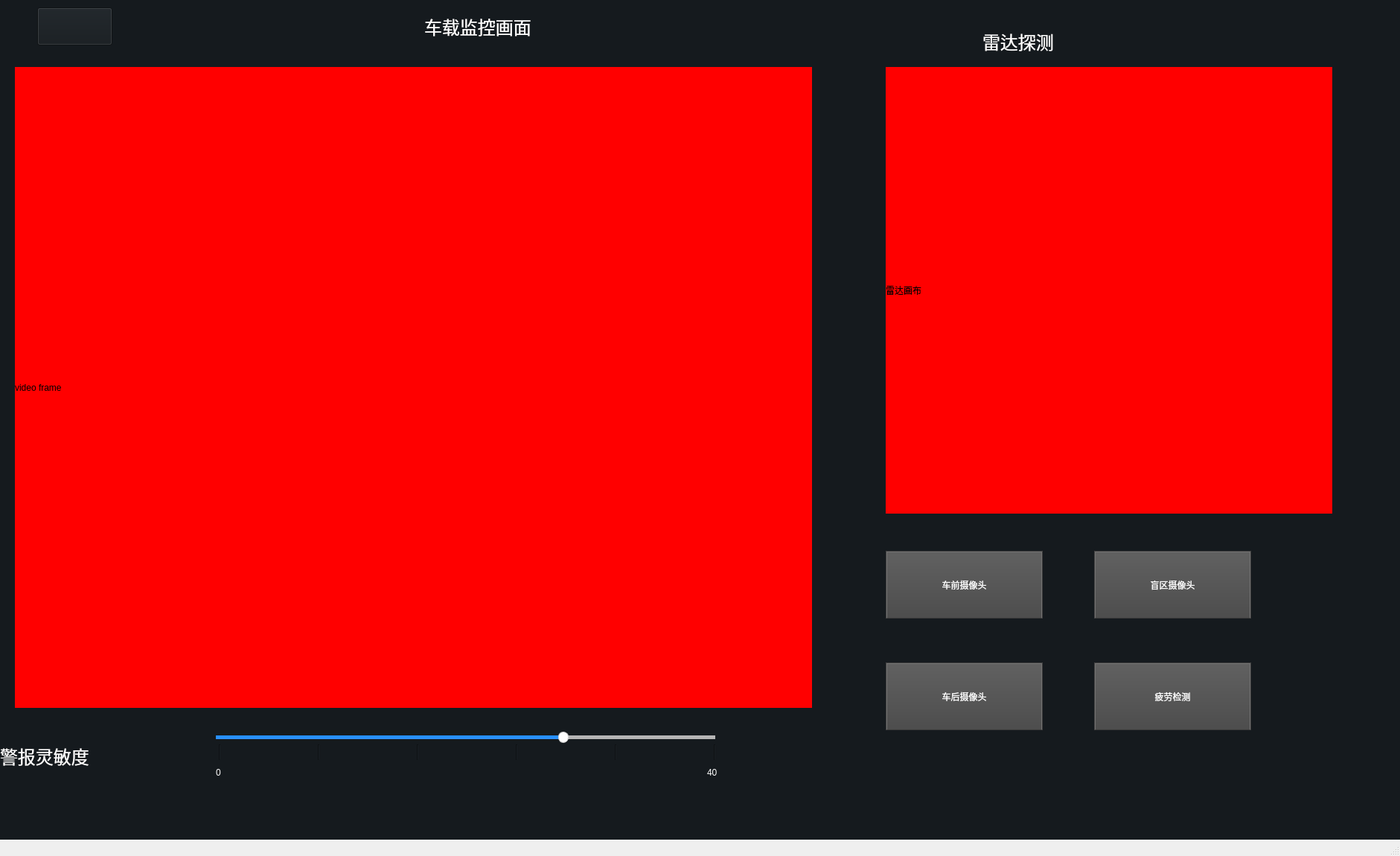
<?xml version="1.0" encoding="UTF-8"?>
<ui version="4.0">
 <class>MainWindow</class>
 <widget class="QMainWindow" name="MainWindow">
  <property name="geometry">
   <rect>
    <x>0</x>
    <y>0</y>
    <width>1881</width>
    <height>1150</height>
   </rect>
  </property>
  <property name="windowTitle">
   <string>MainWindow</string>
  </property>
  <property name="styleSheet">
   <string notr="true">QMainWindow {
background-image:url(./background.jpg)
}</string>
  </property>
  <widget class="QWidget" name="centralwidget">
   <property name="styleSheet">
    <string notr="true">
QWidget {
	background-color:#151a1e;
	border-image:url(./background.jpg)
	color: rgb(240, 240, 240);
	border-color: rgb(58, 58, 58);
}

QMainWindow {
	background-color:#151a1e;
}</string>
   </property>
   <widget class="QLabel" name="label">
    <property name="geometry">
     <rect>
      <x>20</x>
      <y>90</y>
      <width>1071</width>
      <height>861</height>
     </rect>
    </property>
    <property name="styleSheet">
     <string notr="true">QLabel{background-color:red}</string>
    </property>
    <property name="text">
     <string>video frame</string>
    </property>
   </widget>
   <widget class="QPushButton" name="pushButton_2">
    <property name="geometry">
     <rect>
      <x>1190</x>
      <y>890</y>
      <width>211</width>
      <height>91</height>
     </rect>
    </property>
    <property name="styleSheet">
     <string notr="true">
QPushButton{
	border-style: outset;
	border-width: 2px;
	border-top-color: qlineargradient(spread:pad, x1:0.5, y1:0.6, x2:0.5, y2:0.4, stop:0 rgba(115, 115, 115, 255), stop:1 rgba(62, 62, 62, 255));
	border-right-color: qlineargradient(spread:pad, x1:0.4, y1:0.5, x2:0.6, y2:0.5, stop:0 rgba(115, 115, 115, 255), stop:1 rgba(62, 62, 62, 255));
	border-left-color: qlineargradient(spread:pad, x1:0.6, y1:0.5, x2:0.4, y2:0.5, stop:0 rgba(115, 115, 115, 255), stop:1 rgba(62, 62, 62, 255));
	border-bottom-color: rgb(58, 58, 58);
	border-bottom-width: 1px;
	border-style: solid;
	color: rgb(255, 255, 255);
	padding: 6px;
	background-color: qlineargradient(spread:pad, x1:0.5, y1:1, x2:0.5, y2:0, stop:0 rgba(77, 77, 77, 255), stop:1 rgba(97, 97, 97, 255));
}

QPushButton:hover{
	border-style: outset;
	border-width: 2px;
	border-top-color: qlineargradient(spread:pad, x1:0.5, y1:0.6, x2:0.5, y2:0.4, stop:0 rgba(180, 180, 180, 255), stop:1 rgba(110, 110, 110, 255));
	border-right-color: qlineargradient(spread:pad, x1:0.4, y1:0.5, x2:0.6, y2:0.5, stop:0 rgba(180, 180, 180, 255), stop:1 rgba(110, 110, 110, 255));
	border-left-color: qlineargradient(spread:pad, x1:0.6, y1:0.5, x2:0.4, y2:0.5, stop:0 rgba(180, 180, 180, 255), stop:1 rgba(110, 110, 110, 255));
	border-bottom-color: rgb(115, 115, 115);
	border-bottom-width: 1px;
	border-style: solid;
	color: rgb(255, 255, 255);
	padding: 6px;
	background-color: qlineargradient(spread:pad, x1:0.5, y1:1, x2:0.5, y2:0, stop:0 rgba(107, 107, 107, 255), stop:1 rgba(157, 157, 157, 255));
}

QPushButton:pressed{
	border-style: outset;
	border-width: 2px;
	border-top-color: qlineargradient(spread:pad, x1:0.5, y1:0.6, x2:0.5, y2:0.4, stop:0 rgba(62, 62, 62, 255), stop:1 rgba(22, 22, 22, 255));
	border-right-color: qlineargradient(spread:pad, x1:0.4, y1:0.5, x2:0.6, y2:0.5, stop:0 rgba(115, 115, 115, 255), stop:1 rgba(62, 62, 62, 255));
	border-left-color: qlineargradient(spread:pad, x1:0.6, y1:0.5, x2:0.4, y2:0.5, stop:0 rgba(115, 115, 115, 255), stop:1 rgba(62, 62, 62, 255));
	border-bottom-color: rgb(58, 58, 58);
	border-bottom-width: 1px;
	border-style: solid;
	color: rgb(255, 255, 255);
	padding: 6px;
	background-color: qlineargradient(spread:pad, x1:0.5, y1:1, x2:0.5, y2:0, stop:0 rgba(77, 77, 77, 255), stop:1 rgba(97, 97, 97, 255));
}
</string>
    </property>
    <property name="text">
     <string>车后摄像头</string>
    </property>
   </widget>
   <widget class="QSlider" name="horizontalSlider">
    <property name="geometry">
     <rect>
      <x>290</x>
      <y>980</y>
      <width>671</width>
      <height>20</height>
     </rect>
    </property>
    <property name="styleSheet">
     <string notr="true">
QSlider::groove:horizontal {
	height: 5px;
	background-color: qlineargradient(spread:pad, x1:0.5, y1:1, x2:0.5, y2:0, stop:0 rgba(49, 147, 250, 255), stop:1 rgba(34, 142, 255, 255));
}
QSlider::groove:vertical {
	width: 5px;
	background-color: qlineargradient(spread:pad, x1:0.5, y1:1, x2:0.5, y2:0, stop:0 rgba(49, 147, 250, 255), stop:1 rgba(34, 142, 255, 255));
}
QSlider::handle:horizontal {
	background: rgb(253,253,253);
	border-style: solid;
	border-width: 1px;
	border-color: rgb(207,207,207);
	width: 12px;
	margin: -5px 0;
	border-radius: 7px;
}
QSlider::handle:vertical {
	background: rgb(253,253,253);
	border-style: solid;
	border-width: 1px;
	border-color: rgb(207,207,207);
	height: 12px;
	margin: 0 -5px;
	border-radius: 7px;
}
QSlider::add-page:horizontal {
    background: rgb(181,181,181);
}
QSlider::add-page:vertical {
    background: rgb(181,181,181);
}
QSlider::sub-page:horizontal {
    background-color: qlineargradient(spread:pad, x1:0.5, y1:1, x2:0.5, y2:0, stop:0 rgba(49, 147, 250, 255), stop:1 rgba(34, 142, 255, 255));
}
QSlider::sub-page:vertical {
    background-color: qlineargradient(spread:pad, y1:0.5, x1:1, y2:0.5, x2:0, stop:0 rgba(49, 147, 250, 255), stop:1 rgba(34, 142, 255, 255));
}</string>
    </property>
    <property name="maximum">
     <number>1000</number>
    </property>
    <property name="value">
     <number>700</number>
    </property>
    <property name="orientation">
     <enum>Qt::Horizontal</enum>
    </property>
    <property name="tickPosition">
     <enum>QSlider::TicksBelow</enum>
    </property>
    <property name="tickInterval">
     <number>20</number>
    </property>
   </widget>
   <widget class="QPushButton" name="pushButton_3">
    <property name="geometry">
     <rect>
      <x>1190</x>
      <y>740</y>
      <width>211</width>
      <height>91</height>
     </rect>
    </property>
    <property name="styleSheet">
     <string notr="true">
QPushButton{
	border-style: outset;
	border-width: 2px;
	border-top-color: qlineargradient(spread:pad, x1:0.5, y1:0.6, x2:0.5, y2:0.4, stop:0 rgba(115, 115, 115, 255), stop:1 rgba(62, 62, 62, 255));
	border-right-color: qlineargradient(spread:pad, x1:0.4, y1:0.5, x2:0.6, y2:0.5, stop:0 rgba(115, 115, 115, 255), stop:1 rgba(62, 62, 62, 255));
	border-left-color: qlineargradient(spread:pad, x1:0.6, y1:0.5, x2:0.4, y2:0.5, stop:0 rgba(115, 115, 115, 255), stop:1 rgba(62, 62, 62, 255));
	border-bottom-color: rgb(58, 58, 58);
	border-bottom-width: 1px;
	border-style: solid;
	color: rgb(255, 255, 255);
	padding: 6px;
	background-color: qlineargradient(spread:pad, x1:0.5, y1:1, x2:0.5, y2:0, stop:0 rgba(77, 77, 77, 255), stop:1 rgba(97, 97, 97, 255));
}

QPushButton:hover{
	border-style: outset;
	border-width: 2px;
	border-top-color: qlineargradient(spread:pad, x1:0.5, y1:0.6, x2:0.5, y2:0.4, stop:0 rgba(180, 180, 180, 255), stop:1 rgba(110, 110, 110, 255));
	border-right-color: qlineargradient(spread:pad, x1:0.4, y1:0.5, x2:0.6, y2:0.5, stop:0 rgba(180, 180, 180, 255), stop:1 rgba(110, 110, 110, 255));
	border-left-color: qlineargradient(spread:pad, x1:0.6, y1:0.5, x2:0.4, y2:0.5, stop:0 rgba(180, 180, 180, 255), stop:1 rgba(110, 110, 110, 255));
	border-bottom-color: rgb(115, 115, 115);
	border-bottom-width: 1px;
	border-style: solid;
	color: rgb(255, 255, 255);
	padding: 6px;
	background-color: qlineargradient(spread:pad, x1:0.5, y1:1, x2:0.5, y2:0, stop:0 rgba(107, 107, 107, 255), stop:1 rgba(157, 157, 157, 255));
}

QPushButton:pressed{
	border-style: outset;
	border-width: 2px;
	border-top-color: qlineargradient(spread:pad, x1:0.5, y1:0.6, x2:0.5, y2:0.4, stop:0 rgba(62, 62, 62, 255), stop:1 rgba(22, 22, 22, 255));
	border-right-color: qlineargradient(spread:pad, x1:0.4, y1:0.5, x2:0.6, y2:0.5, stop:0 rgba(115, 115, 115, 255), stop:1 rgba(62, 62, 62, 255));
	border-left-color: qlineargradient(spread:pad, x1:0.6, y1:0.5, x2:0.4, y2:0.5, stop:0 rgba(115, 115, 115, 255), stop:1 rgba(62, 62, 62, 255));
	border-bottom-color: rgb(58, 58, 58);
	border-bottom-width: 1px;
	border-style: solid;
	color: rgb(255, 255, 255);
	padding: 6px;
	background-color: qlineargradient(spread:pad, x1:0.5, y1:1, x2:0.5, y2:0, stop:0 rgba(77, 77, 77, 255), stop:1 rgba(97, 97, 97, 255));
}
</string>
    </property>
    <property name="text">
     <string>车前摄像头</string>
    </property>
   </widget>
   <widget class="QLabel" name="label_2">
    <property name="geometry">
     <rect>
      <x>1190</x>
      <y>90</y>
      <width>600</width>
      <height>600</height>
     </rect>
    </property>
    <property name="minimumSize">
     <size>
      <width>600</width>
      <height>600</height>
     </size>
    </property>
    <property name="styleSheet">
     <string notr="true">QLabel{background-color:red}</string>
    </property>
    <property name="text">
     <string>雷达画布</string>
    </property>
   </widget>
   <widget class="QPushButton" name="pushButton_4">
    <property name="geometry">
     <rect>
      <x>1470</x>
      <y>740</y>
      <width>211</width>
      <height>91</height>
     </rect>
    </property>
    <property name="styleSheet">
     <string notr="true">
QPushButton{
	border-style: outset;
	border-width: 2px;
	border-top-color: qlineargradient(spread:pad, x1:0.5, y1:0.6, x2:0.5, y2:0.4, stop:0 rgba(115, 115, 115, 255), stop:1 rgba(62, 62, 62, 255));
	border-right-color: qlineargradient(spread:pad, x1:0.4, y1:0.5, x2:0.6, y2:0.5, stop:0 rgba(115, 115, 115, 255), stop:1 rgba(62, 62, 62, 255));
	border-left-color: qlineargradient(spread:pad, x1:0.6, y1:0.5, x2:0.4, y2:0.5, stop:0 rgba(115, 115, 115, 255), stop:1 rgba(62, 62, 62, 255));
	border-bottom-color: rgb(58, 58, 58);
	border-bottom-width: 1px;
	border-style: solid;
	color: rgb(255, 255, 255);
	padding: 6px;
	background-color: qlineargradient(spread:pad, x1:0.5, y1:1, x2:0.5, y2:0, stop:0 rgba(77, 77, 77, 255), stop:1 rgba(97, 97, 97, 255));
}

QPushButton:hover{
	border-style: outset;
	border-width: 2px;
	border-top-color: qlineargradient(spread:pad, x1:0.5, y1:0.6, x2:0.5, y2:0.4, stop:0 rgba(180, 180, 180, 255), stop:1 rgba(110, 110, 110, 255));
	border-right-color: qlineargradient(spread:pad, x1:0.4, y1:0.5, x2:0.6, y2:0.5, stop:0 rgba(180, 180, 180, 255), stop:1 rgba(110, 110, 110, 255));
	border-left-color: qlineargradient(spread:pad, x1:0.6, y1:0.5, x2:0.4, y2:0.5, stop:0 rgba(180, 180, 180, 255), stop:1 rgba(110, 110, 110, 255));
	border-bottom-color: rgb(115, 115, 115);
	border-bottom-width: 1px;
	border-style: solid;
	color: rgb(255, 255, 255);
	padding: 6px;
	background-color: qlineargradient(spread:pad, x1:0.5, y1:1, x2:0.5, y2:0, stop:0 rgba(107, 107, 107, 255), stop:1 rgba(157, 157, 157, 255));
}

QPushButton:pressed{
	border-style: outset;
	border-width: 2px;
	border-top-color: qlineargradient(spread:pad, x1:0.5, y1:0.6, x2:0.5, y2:0.4, stop:0 rgba(62, 62, 62, 255), stop:1 rgba(22, 22, 22, 255));
	border-right-color: qlineargradient(spread:pad, x1:0.4, y1:0.5, x2:0.6, y2:0.5, stop:0 rgba(115, 115, 115, 255), stop:1 rgba(62, 62, 62, 255));
	border-left-color: qlineargradient(spread:pad, x1:0.6, y1:0.5, x2:0.4, y2:0.5, stop:0 rgba(115, 115, 115, 255), stop:1 rgba(62, 62, 62, 255));
	border-bottom-color: rgb(58, 58, 58);
	border-bottom-width: 1px;
	border-style: solid;
	color: rgb(255, 255, 255);
	padding: 6px;
	background-color: qlineargradient(spread:pad, x1:0.5, y1:1, x2:0.5, y2:0, stop:0 rgba(77, 77, 77, 255), stop:1 rgba(97, 97, 97, 255));
}
</string>
    </property>
    <property name="text">
     <string>盲区摄像头</string>
    </property>
   </widget>
   <widget class="QWidget" name="gridLayoutWidget">
    <property name="geometry">
     <rect>
      <x>170</x>
      <y>1000</y>
      <width>921</width>
      <height>21</height>
     </rect>
    </property>
    <layout class="QGridLayout" name="gridLayout">
     <item row="0" column="4">
      <widget class="Line" name="line_5">
       <property name="orientation">
        <enum>Qt::Vertical</enum>
       </property>
      </widget>
     </item>
     <item row="0" column="0">
      <widget class="Line" name="line">
       <property name="orientation">
        <enum>Qt::Vertical</enum>
       </property>
      </widget>
     </item>
     <item row="0" column="2">
      <widget class="Line" name="line_3">
       <property name="orientation">
        <enum>Qt::Vertical</enum>
       </property>
      </widget>
     </item>
     <item row="0" column="1">
      <widget class="Line" name="line_2">
       <property name="orientation">
        <enum>Qt::Vertical</enum>
       </property>
      </widget>
     </item>
     <item row="0" column="3">
      <widget class="Line" name="line_4">
       <property name="orientation">
        <enum>Qt::Vertical</enum>
       </property>
      </widget>
     </item>
     <item row="0" column="5">
      <widget class="Line" name="line_6">
       <property name="orientation">
        <enum>Qt::Vertical</enum>
       </property>
      </widget>
     </item>
    </layout>
   </widget>
   <widget class="QLabel" name="label_4">
    <property name="geometry">
     <rect>
      <x>290</x>
      <y>1030</y>
      <width>16</width>
      <height>16</height>
     </rect>
    </property>
    <property name="styleSheet">
     <string notr="true">QLabel{color:white}</string>
    </property>
    <property name="text">
     <string>0</string>
    </property>
   </widget>
   <widget class="QLabel" name="label_6">
    <property name="geometry">
     <rect>
      <x>950</x>
      <y>1030</y>
      <width>21</width>
      <height>16</height>
     </rect>
    </property>
    <property name="styleSheet">
     <string notr="true">QLabel{color:white}</string>
    </property>
    <property name="text">
     <string>40</string>
    </property>
   </widget>
   <widget class="QPushButton" name="pushButton_5">
    <property name="geometry">
     <rect>
      <x>1470</x>
      <y>890</y>
      <width>211</width>
      <height>91</height>
     </rect>
    </property>
    <property name="styleSheet">
     <string notr="true">
QPushButton{
	border-style: outset;
	border-width: 2px;
	border-top-color: qlineargradient(spread:pad, x1:0.5, y1:0.6, x2:0.5, y2:0.4, stop:0 rgba(115, 115, 115, 255), stop:1 rgba(62, 62, 62, 255));
	border-right-color: qlineargradient(spread:pad, x1:0.4, y1:0.5, x2:0.6, y2:0.5, stop:0 rgba(115, 115, 115, 255), stop:1 rgba(62, 62, 62, 255));
	border-left-color: qlineargradient(spread:pad, x1:0.6, y1:0.5, x2:0.4, y2:0.5, stop:0 rgba(115, 115, 115, 255), stop:1 rgba(62, 62, 62, 255));
	border-bottom-color: rgb(58, 58, 58);
	border-bottom-width: 1px;
	border-style: solid;
	color: rgb(255, 255, 255);
	padding: 6px;
	background-color: qlineargradient(spread:pad, x1:0.5, y1:1, x2:0.5, y2:0, stop:0 rgba(77, 77, 77, 255), stop:1 rgba(97, 97, 97, 255));
}

QPushButton:hover{
	border-style: outset;
	border-width: 2px;
	border-top-color: qlineargradient(spread:pad, x1:0.5, y1:0.6, x2:0.5, y2:0.4, stop:0 rgba(180, 180, 180, 255), stop:1 rgba(110, 110, 110, 255));
	border-right-color: qlineargradient(spread:pad, x1:0.4, y1:0.5, x2:0.6, y2:0.5, stop:0 rgba(180, 180, 180, 255), stop:1 rgba(110, 110, 110, 255));
	border-left-color: qlineargradient(spread:pad, x1:0.6, y1:0.5, x2:0.4, y2:0.5, stop:0 rgba(180, 180, 180, 255), stop:1 rgba(110, 110, 110, 255));
	border-bottom-color: rgb(115, 115, 115);
	border-bottom-width: 1px;
	border-style: solid;
	color: rgb(255, 255, 255);
	padding: 6px;
	background-color: qlineargradient(spread:pad, x1:0.5, y1:1, x2:0.5, y2:0, stop:0 rgba(107, 107, 107, 255), stop:1 rgba(157, 157, 157, 255));
}

QPushButton:pressed{
	border-style: outset;
	border-width: 2px;
	border-top-color: qlineargradient(spread:pad, x1:0.5, y1:0.6, x2:0.5, y2:0.4, stop:0 rgba(62, 62, 62, 255), stop:1 rgba(22, 22, 22, 255));
	border-right-color: qlineargradient(spread:pad, x1:0.4, y1:0.5, x2:0.6, y2:0.5, stop:0 rgba(115, 115, 115, 255), stop:1 rgba(62, 62, 62, 255));
	border-left-color: qlineargradient(spread:pad, x1:0.6, y1:0.5, x2:0.4, y2:0.5, stop:0 rgba(115, 115, 115, 255), stop:1 rgba(62, 62, 62, 255));
	border-bottom-color: rgb(58, 58, 58);
	border-bottom-width: 1px;
	border-style: solid;
	color: rgb(255, 255, 255);
	padding: 6px;
	background-color: qlineargradient(spread:pad, x1:0.5, y1:1, x2:0.5, y2:0, stop:0 rgba(77, 77, 77, 255), stop:1 rgba(97, 97, 97, 255));
}
</string>
    </property>
    <property name="text">
     <string>疲劳检测</string>
    </property>
   </widget>
   <widget class="QPushButton" name="pushButton">
    <property name="geometry">
     <rect>
      <x>50</x>
      <y>10</y>
      <width>101</width>
      <height>51</height>
     </rect>
    </property>
    <property name="text">
     <string/>
    </property>
    <property name="icon">
     <iconset>
      <normaloff>Exit.png</normaloff>Exit.png</iconset>
    </property>
    <property name="iconSize">
     <size>
      <width>70</width>
      <height>70</height>
     </size>
    </property>
   </widget>
   <widget class="QLabel" name="label_3">
    <property name="geometry">
     <rect>
      <x>1320</x>
      <y>30</y>
      <width>171</width>
      <height>51</height>
     </rect>
    </property>
    <property name="font">
     <font>
      <pointsize>18</pointsize>
     </font>
    </property>
    <property name="styleSheet">
     <string notr="true">QLabel{color:white}</string>
    </property>
    <property name="text">
     <string>雷达探测</string>
    </property>
   </widget>
   <widget class="QLabel" name="label_7">
    <property name="geometry">
     <rect>
      <x>570</x>
      <y>10</y>
      <width>211</width>
      <height>51</height>
     </rect>
    </property>
    <property name="font">
     <font>
      <pointsize>18</pointsize>
     </font>
    </property>
    <property name="styleSheet">
     <string notr="true">QLabel{color:white}</string>
    </property>
    <property name="text">
     <string>车载监控画面</string>
    </property>
   </widget>
   <widget class="QLabel" name="label_5">
    <property name="geometry">
     <rect>
      <x>0</x>
      <y>990</y>
      <width>171</width>
      <height>51</height>
     </rect>
    </property>
    <property name="font">
     <font>
      <pointsize>18</pointsize>
     </font>
    </property>
    <property name="styleSheet">
     <string notr="true">QLabel{color:white}</string>
    </property>
    <property name="text">
     <string>警报灵敏度</string>
    </property>
   </widget>
  </widget>
  <widget class="QMenuBar" name="menubar">
   <property name="geometry">
    <rect>
     <x>0</x>
     <y>0</y>
     <width>1881</width>
     <height>26</height>
    </rect>
   </property>
  </widget>
  <widget class="QStatusBar" name="statusbar"/>
 </widget>
 <resources/>
 <connections>
  <connection>
   <sender>pushButton_2</sender>
   <signal>clicked()</signal>
   <receiver>MainWindow</receiver>
   <slot>back_camera()</slot>
   <hints>
    <hint type="sourcelabel">
     <x>1190</x>
     <y>846</y>
    </hint>
    <hint type="destinationlabel">
     <x>1354</x>
     <y>694</y>
    </hint>
   </hints>
  </connection>
  <connection>
   <sender>pushButton_3</sender>
   <signal>clicked()</signal>
   <receiver>MainWindow</receiver>
   <slot>front_camera()</slot>
   <hints>
    <hint type="sourcelabel">
     <x>1190</x>
     <y>726</y>
    </hint>
    <hint type="destinationlabel">
     <x>1284</x>
     <y>298</y>
    </hint>
   </hints>
  </connection>
  <connection>
   <sender>horizontalSlider</sender>
   <signal>sliderMoved(int)</signal>
   <receiver>MainWindow</receiver>
   <slot>slider_moved()</slot>
   <hints>
    <hint type="sourcelabel">
     <x>398</x>
     <y>1016</y>
    </hint>
    <hint type="destinationlabel">
     <x>815</x>
     <y>840</y>
    </hint>
   </hints>
  </connection>
  <connection>
   <sender>pushButton_4</sender>
   <signal>clicked()</signal>
   <receiver>MainWindow</receiver>
   <slot>blind_camera()</slot>
   <hints>
    <hint type="sourcelabel">
     <x>1492</x>
     <y>716</y>
    </hint>
    <hint type="destinationlabel">
     <x>1146</x>
     <y>950</y>
    </hint>
   </hints>
  </connection>
  <connection>
   <sender>pushButton_5</sender>
   <signal>clicked()</signal>
   <receiver>MainWindow</receiver>
   <slot>detect_is_sleep()</slot>
   <hints>
    <hint type="sourcelabel">
     <x>1569</x>
     <y>809</y>
    </hint>
    <hint type="destinationlabel">
     <x>1715</x>
     <y>934</y>
    </hint>
   </hints>
  </connection>
  <connection>
   <sender>pushButton</sender>
   <signal>clicked()</signal>
   <receiver>MainWindow</receiver>
   <slot>exit_button()</slot>
   <hints>
    <hint type="sourcelabel">
     <x>115</x>
     <y>55</y>
    </hint>
    <hint type="destinationlabel">
     <x>11</x>
     <y>212</y>
    </hint>
   </hints>
  </connection>
 </connections>
 <slots>
  <slot>front_camera()</slot>
  <slot>back_camera()</slot>
  <slot>slider_moved()</slot>
  <slot>blind_camera()</slot>
  <slot>detect_is_sleep()</slot>
  <slot>exit_button()</slot>
 </slots>
</ui>
